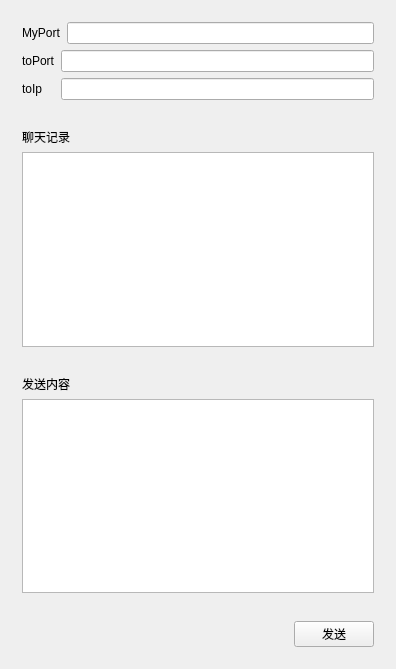
<?xml version="1.0" encoding="UTF-8"?>
<ui version="4.0">
 <class>Udp1</class>
 <widget class="QWidget" name="Udp1">
  <property name="geometry">
   <rect>
    <x>0</x>
    <y>0</y>
    <width>396</width>
    <height>669</height>
   </rect>
  </property>
  <property name="windowTitle">
   <string>Udp1</string>
  </property>
  <property name="windowIcon">
   <iconset>
    <normaloff>../../QPainter/QPainter/resource/3.jpg</normaloff>../../QPainter/QPainter/resource/3.jpg</iconset>
  </property>
  <layout class="QVBoxLayout" name="verticalLayout_3">
   <item>
    <widget class="QWidget" name="widget" native="true">
     <layout class="QGridLayout" name="gridLayout">
      <item row="0" column="0" colspan="2">
       <widget class="QLabel" name="label">
        <property name="text">
         <string>MyPort</string>
        </property>
       </widget>
      </item>
      <item row="0" column="2">
       <widget class="QLineEdit" name="myport"/>
      </item>
      <item row="1" column="0">
       <widget class="QLabel" name="label_2">
        <property name="text">
         <string>toPort</string>
        </property>
       </widget>
      </item>
      <item row="1" column="1" colspan="2">
       <widget class="QLineEdit" name="toport"/>
      </item>
      <item row="2" column="0">
       <widget class="QLabel" name="label_3">
        <property name="text">
         <string>toIp</string>
        </property>
       </widget>
      </item>
      <item row="2" column="1" colspan="2">
       <widget class="QLineEdit" name="toip"/>
      </item>
     </layout>
    </widget>
   </item>
   <item>
    <widget class="QWidget" name="widget_2" native="true">
     <layout class="QVBoxLayout" name="verticalLayout">
      <item>
       <widget class="QLabel" name="label_4">
        <property name="text">
         <string>聊天记录</string>
        </property>
       </widget>
      </item>
      <item>
       <widget class="QTextEdit" name="record">
        <property name="readOnly">
         <bool>true</bool>
        </property>
       </widget>
      </item>
     </layout>
    </widget>
   </item>
   <item>
    <widget class="QWidget" name="widget_3" native="true">
     <layout class="QVBoxLayout" name="verticalLayout_2">
      <item>
       <widget class="QLabel" name="label_5">
        <property name="text">
         <string>发送内容</string>
        </property>
       </widget>
      </item>
      <item>
       <widget class="QTextEdit" name="input"/>
      </item>
     </layout>
    </widget>
   </item>
   <item>
    <widget class="QWidget" name="widget_4" native="true">
     <layout class="QHBoxLayout" name="horizontalLayout">
      <item>
       <spacer name="horizontalSpacer">
        <property name="orientation">
         <enum>Qt::Horizontal</enum>
        </property>
        <property name="sizeHint" stdset="0">
         <size>
          <width>40</width>
          <height>20</height>
         </size>
        </property>
       </spacer>
      </item>
      <item>
       <widget class="QPushButton" name="sendBtn">
        <property name="text">
         <string>发送</string>
        </property>
       </widget>
      </item>
     </layout>
    </widget>
   </item>
  </layout>
 </widget>
 <layoutdefault spacing="6" margin="11"/>
 <resources/>
 <connections/>
</ui>
